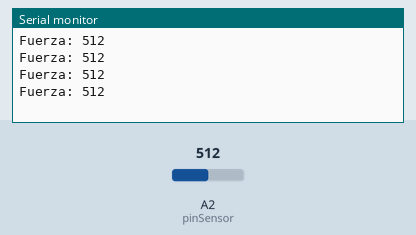
This sketch was run on a simulated Arduino Uno, built with avr-gcc and run on an emulated ATmega328P. On the bench: the last lines printed to the serial monitor. The test bench sets the inputs (shaded band); at power-on: A2 (pinSensor) = 512.

Above: at 4.2 s.
4.3 s: A2 (pinSensor) set to 54
At 4.71 s:
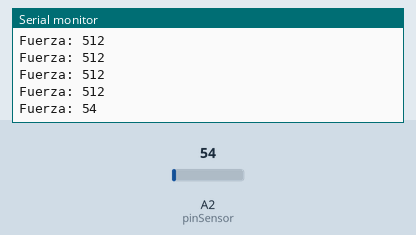
5.8 s: A2 (pinSensor) set to 47
At 6.21 s:
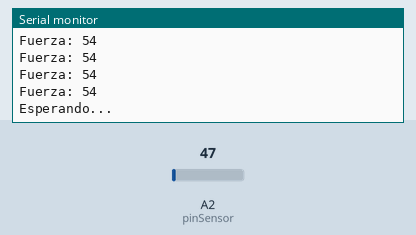

The sketch:

probar_sensor_presion.ino
```cpp
const int pinSensor = 2;

const int umbralFuerza = 50; //ruido
void setup() {
  Serial.begin(115200);
  delay(3000);
  pinMode(pinSensor, INPUT);
}
void loop() {
  int fuerza = analogRead(pinSensor);
  if (fuerza > umbralFuerza) {
    Serial.print("Fuerza: ");
    Serial.println(fuerza);
  } else {
    Serial.println("Esperando...");
  }
  delay(300);
}
```

Measured:
- the behaviour switches between 51 and 50 on A2 (pinSensor) (found by bisection; images 1 and 2)
- after the input at 4.3 s, the serial monitor: prints a new line after 0.20 s (image 1)
- after the input at 5.8 s, the serial monitor: prints a new line after 0.20 s (image 2)
